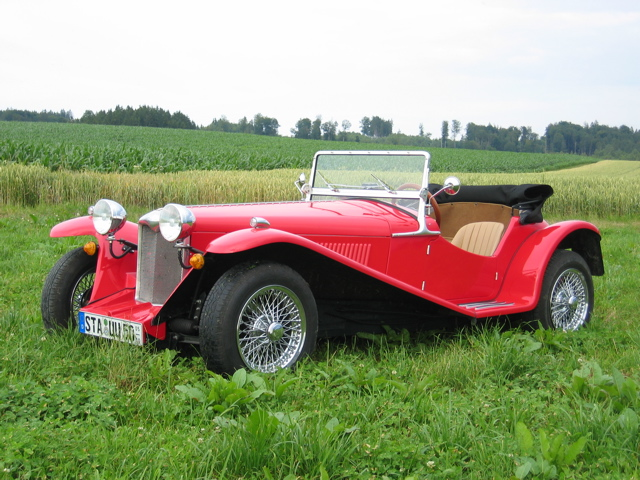
%> input picture sample_img.jpg, 640 x 480 px
$ octave bmpToNum.m   (GNU Octave 9; MATLAB toolbox functions it lacks are replaced by stand-ins)
%> lines starting %> are read from the running program, lines starting %| are printed output that depends on the picture
imgName = "sample_img.jpg";
outName = "sample.mif";

A = imread(imgName);
%> A is the input picture: size 480x640x3 uint8; mean R, G, B 147.3, 150, 117.7
J = imresize(A, [160 213]);
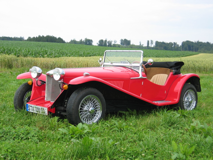
%> J: size 160x213x3 uint8; mean R, G, B 147.3, 149.9, 117.7
imshow(J);
grayJ = rgb2gray(J);
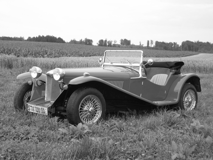
%> grayJ: size 160x213 uint8; min 8, max 255, mean 145.5

whos grayJ;

[rows, cols] = size(grayJ);
%> rows = 160; cols = 213
total_pixels = rows * cols;
%> total_pixels = 34080

fileID = fopen(outName, 'w');

fprintf(fileID, 'DEPTH = %d;\n', total_pixels);
fprintf(fileID, 'WIDTH = 8;\n');
fprintf(fileID, 'ADDRESS_RADIX = DEC;\n');
fprintf(fileID, 'DATA_RADIX = HEX;\n\n');
fprintf(fileID, 'CONTENT BEGIN\n');

addr = 0;
for i = 1:rows
    for j = 1:cols
        pixel_val = grayJ(i, j);
        fprintf(fileID, '    %d : %02X;\n', addr,  pixel_val ); % use pixel_val instead
        addr = addr + 1;
    end
end
%> after the loop, addr = 34080

fprintf(fileID, 'END;\n');
fclose(fileID);
fprintf("Done!\n Image is: %d*%d Total size is: %d\n", size(J,1), size(J,2), addr);
%| Done!
%|  Image is: 160*213 Total size is: 34080

$ run again, with hamed.bmp saved as sample_img.jpg
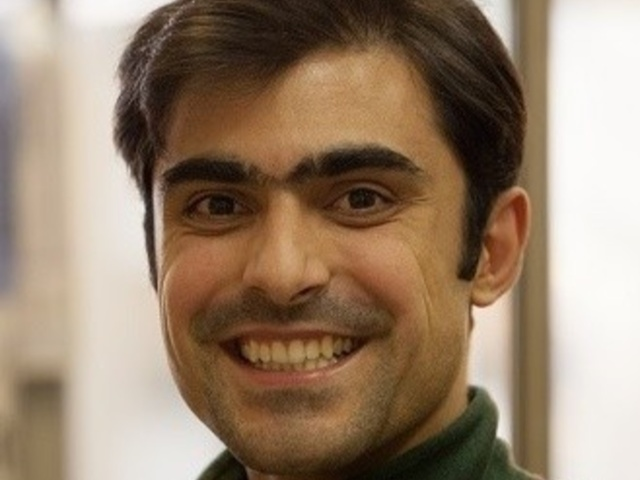
%> input picture hamed.bmp, 640 x 480 px
%> A is the input picture: size 480x640x3 uint8; mean R, G, B 151.4, 129.7, 108.3
%> `grayJ = rgb2gray(J);`:
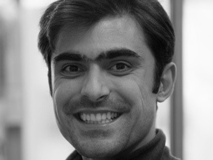
%> grayJ: size 160x213 uint8; min 6, max 252, mean 133.7
%> after the loop `for i = 1:rows`: addr = 34080
%| Done!
%|  Image is: 160*213 Total size is: 34080
